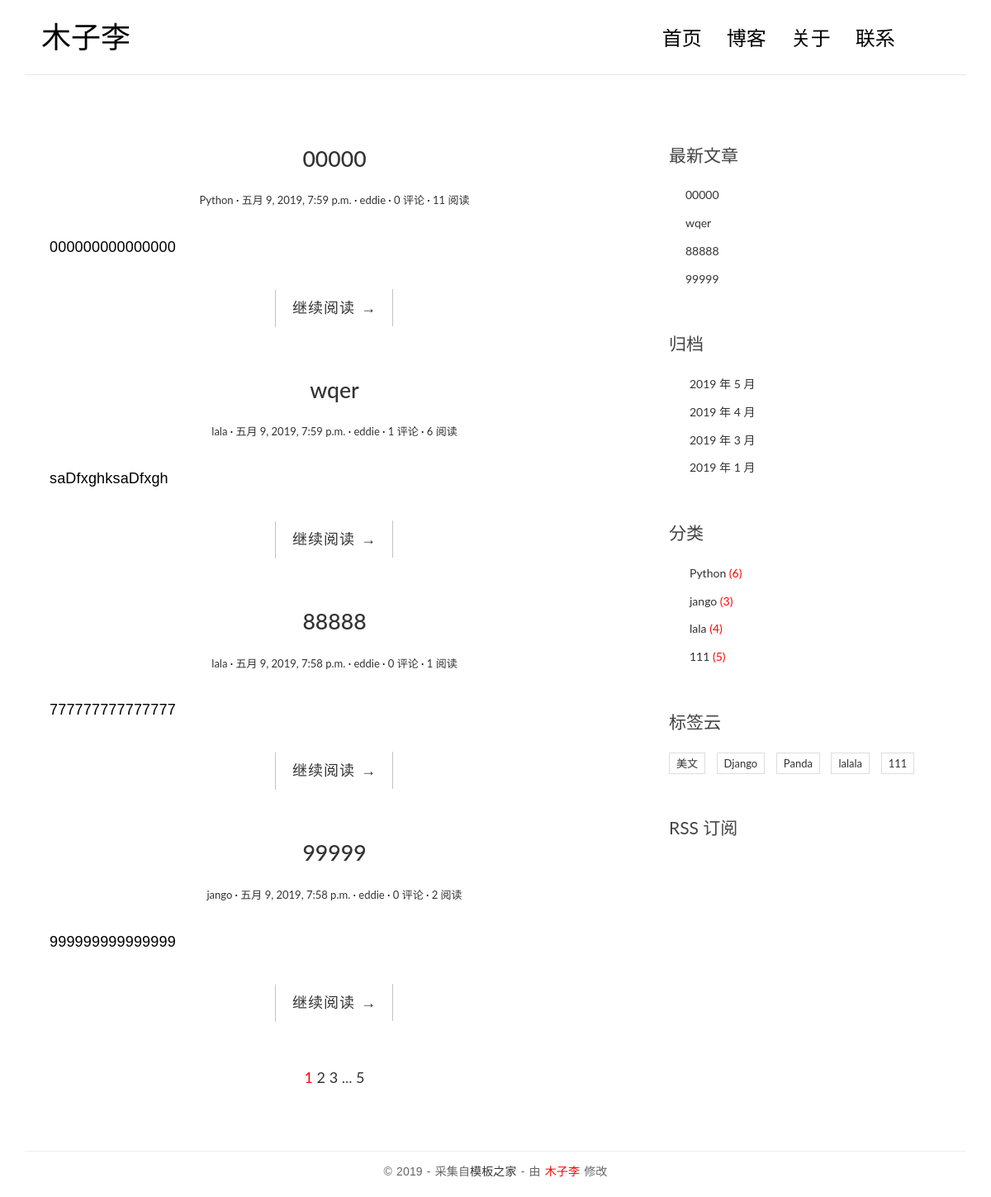
/, run on an earlier commit of the app's database.
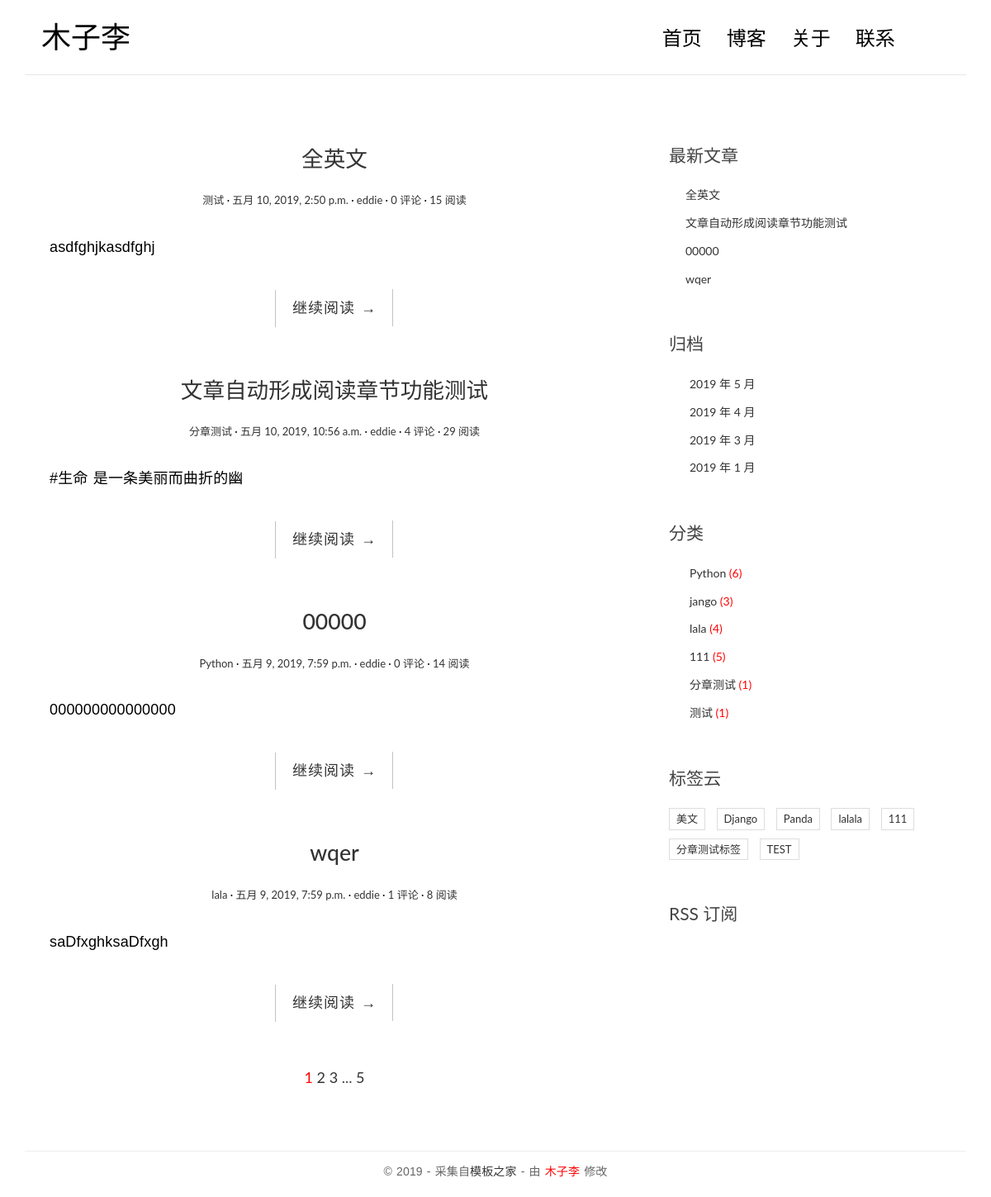
And on a later commit of the database.
### blog/models.py (models this page shows, shortened)
@python_2_unicode_compatible
class Post(models.Model):
    title = models.CharField(max_length=70)
    body = models.TextField()
    created_time = models.DateTimeField()
    modified_time = models.DateTimeField()
    excerpt = models.CharField(max_length=200, blank=True)
    category = models.ForeignKey(Category)
    tags = models.ManyToManyField(Tag, blank=True)
    author = models.ForeignKey(User)
    views = models.PositiveIntegerField(default=0)
    def get_absolute_url(self):
        return reverse('blog:detail', kwargs={'pk': self.pk})
    class Meta:
        ordering = ['-created_time', 'title']

class Category(models.Model):
    name = models.CharField(max_length=100)

class Tag(models.Model):
    name = models.CharField(max_length=100)

### blog/views.py (the view, shortened to what this page needs)
# urls.py: url(r'^$', views.IndexView.as_view(), name='index'),
class IndexView(ListView):
    model = Post
    template_name = 'blog/index.html'
    context_object_name = 'post_list'
    paginate_by = 4
    def get_context_data(self, **kwargs):
        context = super(IndexView, self).get_context_data(**kwargs)
        paginator = context.get('paginator')
        page = context.get('page_obj')
        is_paginated = context.get('is_paginated')
        pagination_data = self.pagination_data(paginator, page, is_paginated)
        context.update(pagination_data)
        return context
    def pagination_data(self, paginator, page, is_paginated):
        if not is_paginated:
            return {}
        left = []
        right = []
        left_has_more = False
        right_has_more = False
        first = False
        last = False
        page_number = page.number
        total_pages = paginator.num_pages
        page_range = paginator.page_range
        if page_number == 1:
            right = page_range[page_number:page_number + 2]
            if right[-1] < total_pages - 1:
                right_has_more = True
            if right[-1] < total_pages:
                last = True
        elif page_number == total_pages:
            left = page_range[(page_number - 3) if (page_number - 3) > 0 else 0:page_number - 1]
            if left[0] > 2:
                left_has_more = True
            if left[0] > 1:
                first = True
        data = {
            'left': left,
            'right': right,
            'left_has_more': left_has_more,
            'right_has_more': right_has_more,
            'first': first,
            'last': last,
        }
        return data

### blog/templatetags/blog_tags.py (called while the page is built)
@register.simple_tag
def get_recent_posts(num=4):
    return Post.objects.all().order_by('-created_time')[:num]

@register.simple_tag
def archives():
    return Post.objects.dates('created_time', 'month', order='DESC')

@register.simple_tag
def get_categories():
    return Category.objects.annotate(num_posts=Count('post')).filter(num_posts__gt=0)

@register.simple_tag
def get_tags():
    return Tag.objects.annotate(num_posts=Count('post')).filter(num_posts__gt=0)

### templates/blog/index.html (shortened to what this page needs)
{% extends 'base.html' %}
{% load staticfiles %}
        {% block main %}
            {% for post in post_list %}
                <article class="post post-{{ post.pk }}">
                    <header class="entry-header">
                        <h1 class="entry-title">
                            <a href="{{ post.get_absolute_url }}">{{ post.title }}</a>
                        </h1>
                        <div class="entry-meta">
                            <span class="post-category"><a href="#">{{ post.category.name }}</a></span>
                            <span class="post-date"><a href="#"><time class="entry-date"
                                                                      datetime="{{ post.created_time }}">{{ post.created_time }}</time></a></span>
                            <span class="post-author"><a href="#">{{ post.author }}</a></span>
                            <span class="comments-link"><a href="#">{{ post.comment_set.count }} 评论</a></span>
                            <span class="views-count"><a href="#">{{ post.views }} 阅读</a></span>
                        </div>
                    </header>
                    <div class="entry-content clearfix">
                        <p>{{ post.body|truncatechars:15 }}</p>
                        <div class="read-more cl-effect-14">
                            <a href="{{ post.get_absolute_url }}" class="more-link">继续阅读 <span class="meta-nav">→</span></a>
                        </div>
                    </div>
                </article>
            {% empty %}
                <div class="no-post">暂时还没有发布的文章！</div>
            {% endfor %}
        {% if is_paginated %}
            <div class="pagination" style="width: 100%;text-align: center;font-size: 18px;margin: 40px 0 20px 0;">
              <a href="?page={{ page_obj.number }}" style="color: red">{{ page_obj.number }}</a>
              {% if right %}
                {% for i in right %}
                    <a href="?page={{ i }}">{{ i }}</a>
                {% endfor %}
                {% if right_has_more %}
                    <span>...</span>
                {% endif %}
              {% endif %}
              {% if last %}
                <a href="?page={{ paginator.num_pages }}">{{ paginator.num_pages }}</a>
              {% endif %}
            </div>
        {% endif %}
    {% endblock main %}

### templates/base.html (shortened to what the changed rows need)
{% load staticfiles %}
{% load blog_tags %}
<!DOCTYPE html>
<html>
    <head>
        <link href="https://cdn.bootcss.com/bootstrap/3.3.7/css/bootstrap.min.css" rel="stylesheet">
        <link rel="stylesheet" href="http://code.ionicframework.com/ionicons/2.0.1/css/ionicons.min.css">
        <link rel="stylesheet" href="{% static 'blog/css/pace.css' %}">
        <link rel="stylesheet" href="{% static 'blog/css/custom.css' %}">
        <link rel="stylesheet" href="{% static 'blog/css/highlights/github.css' %}">
    </head>
    <body>
        <div class="container">
            <header id="site-header">
                <div class="row">
                    <div class="col-md-4 col-sm-5 col-xs-8">
                        <div class="logo">
                            <h1><a href="{% url 'blog:index' %}"><b>木子李</b></a></h1>
                        </div>
                    </div>
                </div>
            </header>
        </div>
        <div class="content-body">
            <div class="container">
                <div class="row">
                    <main class="col-md-8">
                        {% block main %}
                        {% endblock main %}
                    </main>
                    <aside class="col-md-4">
                        <div class="widget widget-recent-posts">
                            {% get_recent_posts as recent_post_list %}
                            <ul>
                                {% for post in recent_post_list %}
                                <li>
                                    <a href="{{ post.get_absolute_url }}">{{ post.title }}</a>
                                </li>
                                {% empty %}
                                暂无文章！
                                {% endfor %}
                            </ul>
                        </div>
                        <div class="widget widget-archives">
                            {% archives as date_list %}
                            <ul>
                                {% for date in date_list %}
                                <li>
                                    <a href="{% url 'blog:archives' date.year date.month %}">{{ date.year }} 年 {{ date.month }} 月</a>
                                </li>
                                {% empty %}
                                暂无归档！
                                {% endfor %}
                            </ul>
                        </div>
                        <div class="widget widget-category">
                            {% get_categories as category_list %}
                            <ul>
                                {% for category in category_list %}
                                <li>
                                    <a href="{% url 'blog:category' category.pk %}">{{ category.name }}<span class="post-count" style="color:red"> ({{ category.num_posts }}) </span></a>
                                </li>
                                {% empty %}
                                暂无分类！
                                {% endfor %}
                            </ul>
                        </div>
                        <div class="widget widget-tag-cloud">
                            {% get_tags as tag_list %}
                            <ul>
                                {% for tag in tag_list %}
                                <li>
                                    <a href="{% url 'blog:tag' tag.pk %}">{{ tag.name }}</a>
                                </li>
                                {% empty %}
                                暂无标签！
                                {% endfor %}
                            </ul>
                        </div>
                    </aside>
                </div>
            </div>
        </div>
    </body>
</html>

What changed in the data, as far as the page shows it:
no longer on this page (row unchanged): Post: title "88888", category.name "lala", created_time "五月 9, 2019, 7:58 p.m.", author "eddie", comment_set.count "0", views "1", body "777777777777777"
no longer on this page (row edited): Post: title "99999", category.name "jango", created_time "五月 9, 2019, 7:58 p.m.", author "eddie", comment_set.count "0", views "2", body "999999999999999"
added Post: title "全英文", category.name "测试", created_time "五月 10, 2019, 2:50 p.m.", author "eddie", comment_set.count "0", views "15", body "asdfghjkasdfghj"
added Post: title "文章自动形成阅读章节功能测试", category.name "分章测试", created_time "五月 10, 2019, 10:56 a.m.", author "eddie", comment_set.count "4", views "29", body "#生命 是一条美丽而曲折的幽"
changed Post "Python": views "11" → "14"
changed Post "wqer": views "6" → "8"
added Category: name "分章测试", num_posts "1"
added Category: name "测试", num_posts "1"
added Tag: name "分章测试标签"
added Tag: name "TEST"
